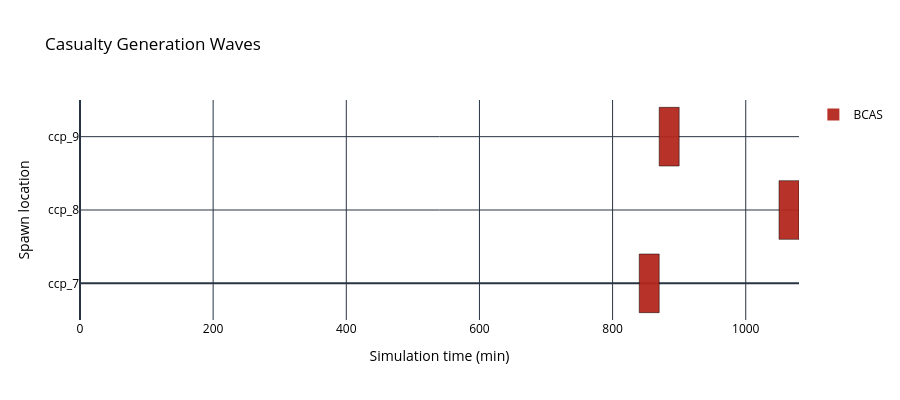

Notebook cell for this chart:
### Code cell
import plotly.graph_objects as go

all_waves: dict = {}
fac_stream: dict = {}
STREAM_COLORS = [
    "rgba(180, 40,  30,  0.95)",
    "rgba( 30,100, 190, 0.95)",
    "rgba( 30,160,  80, 0.95)",
    "rgba(200,150,   0, 0.95)",
]

for i, (stream, wdict) in enumerate(zip(STREAMS, wave_dicts)):
    color = STREAM_COLORS[i % len(STREAM_COLORS)]
    for fac_id, waves in wdict.items():
        all_waves.setdefault(fac_id, []).extend(waves)
        fac_stream[fac_id] = (stream["name"], color)

locations = sorted(all_waves.keys())
loc_index = {loc: i for i, loc in enumerate(locations)}
max_time  = max(w.t_end for waves in all_waves.values() for w in waves)

fig = go.Figure()

for fac_id, waves in all_waves.items():
    y = loc_index[fac_id]
    _, color = fac_stream[fac_id]
    for w in waves:
        fig.add_shape(type="rect", x0=w.t_start, x1=w.t_end,
                      y0=y - 0.4, y1=y + 0.4, fillcolor=color,
                      line=dict(width=0.5, color="black"))

hover_x, hover_y, hover_text = [], [], []
for fac_id, waves in all_waves.items():
    y = loc_index[fac_id]
    for w in waves:
        hover_x.append((w.t_start + w.t_end) / 2)
        hover_y.append(y)
        counts = (w.df["triage"].value_counts().sort_index().to_dict()
                  if w.df is not None and "triage" in w.df.columns and len(w.df) > 0 else {})
        triage_lines = "<br>".join(f"&nbsp;&nbsp;{t}: {n}" for t, n in sorted(counts.items()))
        hover_text.append(f"<b>{fac_id}</b><br>t: {w.t_start:.0f}–{w.t_end:.0f} min<br>"
                          f"total: {sum(counts.values())}<br>{triage_lines}")

fig.add_trace(go.Scatter(x=hover_x, y=hover_y, mode="markers",
    marker=dict(size=18, opacity=0), hovertemplate="%{text}<extra></extra>",
    text=hover_text, showlegend=False))

for d in range(1, int(max_time // 1440) + 2):
    fig.add_vline(x=d * 1440, line=dict(color="grey", dash="dash", width=1))

seen = set()
for fac_id in locations:
    stream, color = fac_stream[fac_id]
    if stream not in seen:
        fig.add_trace(go.Scatter(x=[None], y=[None], mode="markers",
            marker=dict(size=12, color=color, symbol="square"),
            name=stream, showlegend=True))
        seen.add(stream)

fig.update_layout(
    title="Casualty Generation Waves",
    xaxis=dict(title=dict(text="Simulation time (min)", font=dict(color="black")),
               tickfont=dict(color="black"), range=[0, max_time]),
    yaxis=dict(title=dict(text="Spawn location", font=dict(color="black")),
               tickfont=dict(color="black"),
               tickvals=list(range(len(locations))), ticktext=locations,
               range=[-0.5, len(locations) - 0.5]),
    height=max(400, len(locations) * 22 + 120),
    hovermode="closest", plot_bgcolor="white", paper_bgcolor="white",
    font=dict(color="black"),
)
fig.show()

### Figure 1 — Plotly figure (JSON) as saved in the notebook; plotly's stock layout.template omitted (floating-point values rounded to 4 significant figures)
{"data": [{"hovertemplate": "%{text}<extra></extra>", "marker": {"opacity": 0, "size": 18}, "mode": "markers", "showlegend": false, "text": ["<b>ccp_7</b><br>t: 840–870 min<br>total: 20<br>&nbsp;&nbsp;KIA: 7<br>&nbsp;&nbsp;MIA: 1<br>&nbsp;&nbsp;T1_BCAS: 1<br>&nbsp;&nbsp;T2_BCAS: 1<br>&nbsp;&nbsp;T3_BCAS: 10", "<b>ccp_8</b><br>t: 1050–1080 min<br>total: 19<br>&nbsp;&nbsp;KIA: 4<br>&nbsp;&nbsp;MIA: 2<br>&nbsp;&nbsp;T1_BCAS: 2<br>&nbsp;&nbsp;T2_BCAS: 5<br>&nbsp;&nbsp;T3_BCAS: 6", "<b>ccp_9</b><br>t: 870–900 min<br>total: 24<br>&nbsp;&nbsp;KIA: 4<br>&nbsp;&nbsp;T1_BCAS: 4<br>&nbsp;&nbsp;T2_BCAS: 4<br>&nbsp;&nbsp;T3_BCAS: 12"], "x": [855.0, 1065.0, 885.0], "y": [0, 1, 2], "type": "scatter"}, {"marker": {"color": "rgba(180, 40,  30,  0.95)", "size": 12, "symbol": "square"}, "mode": "markers", "name": "BCAS", "showlegend": true, "x": [null], "y": [null], "type": "scatter"}], "layout": {"shapes": [{"fillcolor": "rgba(180, 40,  30,  0.95)", "line": {"color": "black", "width": 0.5}, "type": "rect", "x0": 840.0, "x1": 870.0, "y0": -0.4, "y1": 0.4}, {"fillcolor": "rgba(180, 40,  30,  0.95)", "line": {"color": "black", "width": 0.5}, "type": "rect", "x0": 1050.0, "x1": 1080.0, "y0": 0.6, "y1": 1.4}, {"fillcolor": "rgba(180, 40,  30,  0.95)", "line": {"color": "black", "width": 0.5}, "type": "rect", "x0": 870.0, "x1": 900.0, "y0": 1.6, "y1": 2.4}, {"line": {"color": "grey", "dash": "dash", "width": 1}, "type": "line", "x0": 1440, "x1": 1440, "xref": "x", "y0": 0, "y1": 1, "yref": "y domain"}], "xaxis": {"title": {"font": {"color": "black"}, "text": "Simulation time (min)"}, "tickfont": {"color": "black"}, "range": [0, 1080.0]}, "yaxis": {"title": {"font": {"color": "black"}, "text": "Spawn location"}, "tickfont": {"color": "black"}, "tickvals": [0, 1, 2], "ticktext": ["ccp_7", "ccp_8", "ccp_9"], "range": [-0.5, 2.5]}, "font": {"color": "black"}, "title": {"text": "Casualty Generation Waves"}, "height": 400, "hovermode": "closest", "plot_bgcolor": "white", "paper_bgcolor": "white"}}
